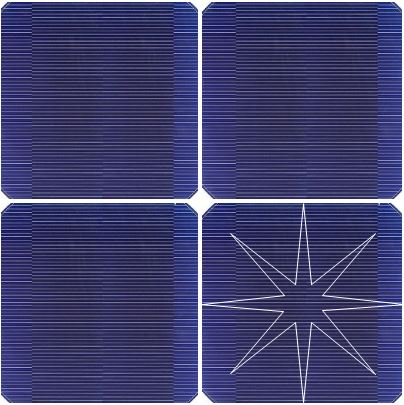
#> input picture playground/crack_test/panel4_crack2.JPG, 404 x 405 px, given in place of the camera
$ python watershed.py
#> lines starting #> are read from the running program, lines starting #| are printed output that depends on the picture; after the words box and inside, x2 and y2 are one past the last pixel; in counts of white or black regions, pixels touching at a corner belong together
### playground/distortion.py
import cv2
import numpy as np

class distortion() :

    def __init__(self) :
        # import calibration data
        calib = np.load("calib.npz")
#> (reads playground/calib.npz from the repository)
#> further down, img is the input picture: shape (405, 404, 3); mean B, G, R 111.7, 64.8, 64.9
        self.mtx = calib['mtx']
        self.dist = calib['dist']

    def Undistort(self, img) :
        # undistortion
        h, w = img.shape[:2]
#> h = 405; w = 404
        newcamera_mtx, roi = cv2.getOptimalNewCameraMatrix(self.mtx, self.dist, (w, h), 1, (w, h))
#> roi = (16, 24, 382, 361)
        dst = cv2.undistort(img, self.mtx, self.dist, None, newcamera_mtx)
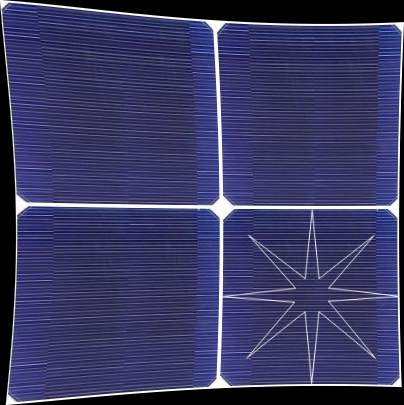
#> dst: shape (405, 404, 3); mean B, G, R 99.6, 57.6, 57.8
        x, y, w, h = roi
#> x = 16; y = 24; w = 382; h = 361
        dst = dst[y:y + h, x:x + w]
#> dst: shape (361, 382, 3)

        return dst

### playground/watershed.py
import cv2
import numpy as np
from scipy.ndimage import label
import distortion

kernel = np.ones((3,3), np.uint8)

Dist = distortion.distortion()

cam = cv2.VideoCapture(0)

while(cam.isOpened()) :
    ret, img = cam.read()

    img = Dist.Undistort(img)

    gray = cv2.cvtColor(img,cv2.COLOR_BGR2GRAY)
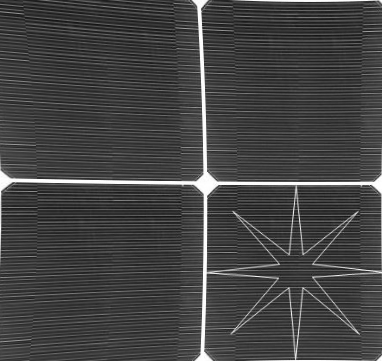
#> gray: shape (361, 382); min 15, max 255, mean 67

    ret, thr = cv2.threshold(gray, 100, 255, cv2.THRESH_BINARY+cv2.THRESH_OTSU)
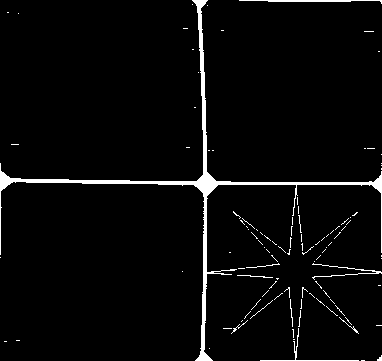
#> thr: shape (361, 382); 3.4% white; 107 white regions (96 under 20 px), largest, box (x1, y1, x2, y2) and area: (0, 0, 382, 361) 3437, (239, 0, 382, 4) 230, (312, 263, 382, 280) 155
#> ret = 141
    cv2.imshow("thresh",thr)

#    opening = cv2.morphologyEx(thr, cv2.MORPH_OPEN, kernel, iterations=2)
#    cv2.imshow("opening",opening)

    border = cv2.dilate(thr, kernel, iterations=1)
#> border: shape (361, 382); 7% white; 24 white regions (14 under 20 px), largest, box (x1, y1, x2, y2) and area: (0, 0, 382, 361) 6630, (222, 241, 382, 361) 2196, (238, 0, 382, 5) 380

    border = border - cv2.erode(border, None)
#> border: shape (361, 382); 3.4% white in thin lines or dots
    cv2.imshow("border",border)
    dt = cv2.distanceTransform(thr, cv2.DIST_L2, 5)
    dt = ( ( dt-dt.min() )/ ( dt.max()-dt.min() )*255).astype(np.uint8)
    ret, dt = cv2.threshold(dt, 180, 255, cv2.THRESH_BINARY)
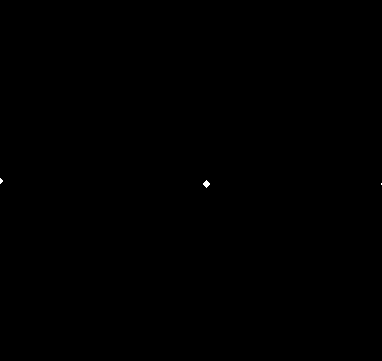
#> dt: shape (361, 382); 0.03% white; 3 white regions (2 under 20 px), largest, box (x1, y1, x2, y2) and area: (203, 180, 210, 188) 32

    cv2.imshow("distance",dt)

    marker, ncc = label(dt)
#> marker: shape (361, 382) int32; 4 distinct labels, from 0 to 3
#> ncc = 3
    marker = marker*(255/ncc)

    marker[border==255] = 255
#> marker: shape (361, 382) float64; min 0, max 255, mean 8.7
    marker = marker.astype(np.int32)
#> marker: shape (361, 382) int32; 4 distinct labels, from 0 to 255
    cv2.watershed(img, marker)

    marker[marker==-1] = 0
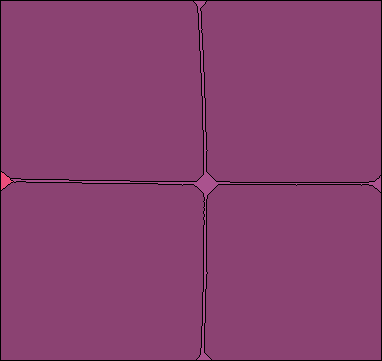
#> marker: shape (361, 382) int32; 4 distinct labels, from 0 to 255; one colour per label, 0 black
    marker = marker.astype(np.uint8)
    marker = 255-marker

    marker[marker != 255] = 0
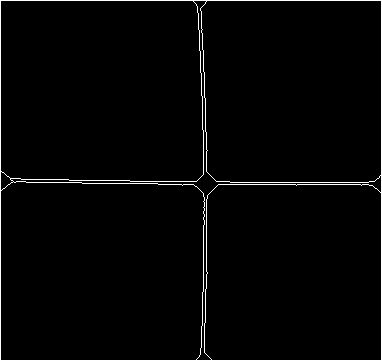
#> marker: shape (361, 382); 2.1% white in thin lines or dots
    marker = cv2.dilate(marker.astype(np.float32), None)
#> marker: shape (361, 382) float32; 5.2% white; 1 white region, box (x1, y1, x2, y2) and area: (0, 0, 382, 361) 7235
    img[marker==255] = (0,0,255)
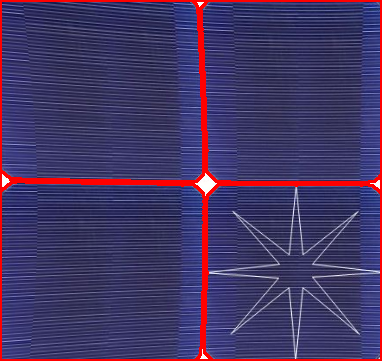
#> img: shape (361, 382, 3); mean B, G, R 100, 53.9, 67.7

    cv2.imshow("watershed",img)

    if(cv2.waitKey(1)==27) :
#> (key Esc is pressed here)
        break

cv2.destroyAllWindows()

cam.release()
